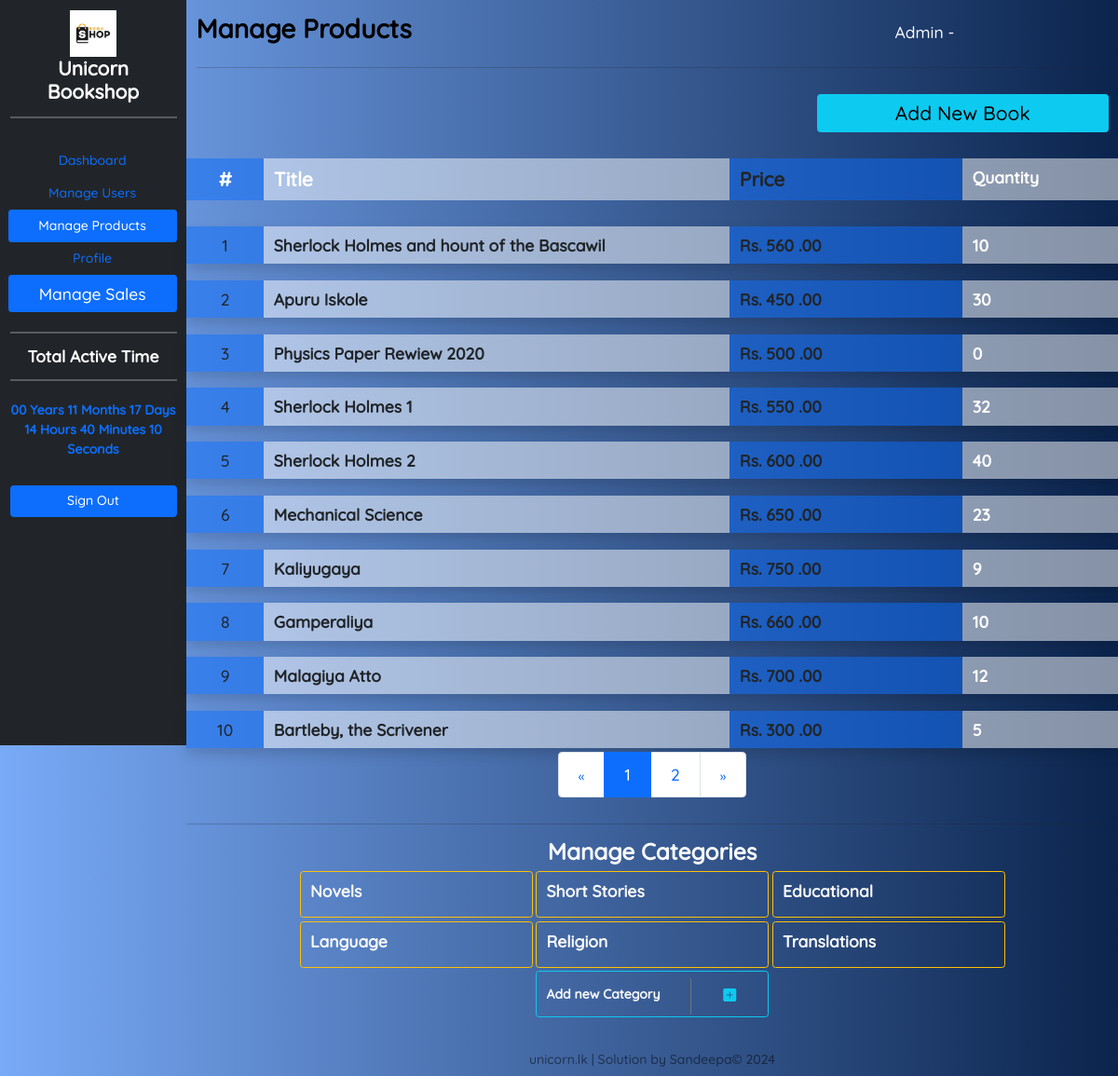
The page /bookshop/manageProducts.php on the database its author committed.
### tables this page shows
CREATE TABLE IF NOT EXISTS `product` (
  `id` int NOT NULL AUTO_INCREMENT,
  `price` double DEFAULT NULL,
  `qty` int DEFAULT NULL,
  `description` text,
  `title` varchar(100) DEFAULT NULL,
  `datetime_added` datetime DEFAULT NULL,
  `delivery_fee_colombo` double DEFAULT NULL,
  `delivery_fee_other` double DEFAULT NULL,
  `category_cat_id` int NOT NULL,
  `author_has_publisher_id` int NOT NULL,
  `status_status_id` int NOT NULL,
  `admin_email` varchar(100) NOT NULL,
  PRIMARY KEY (`id`),
  KEY `fk_product_category1_idx` (`category_cat_id`),
  KEY `fk_product_model_has_brand1_idx` (`author_has_publisher_id`),
  KEY `fk_product_status1_idx` (`status_status_id`),
  KEY `fk_product_admin1_idx` (`admin_email`),
  CONSTRAINT `fk_product_admin1` FOREIGN KEY (`admin_email`) REFERENCES `admin` (`email`),
  CONSTRAINT `fk_product_category1` FOREIGN KEY (`category_cat_id`) REFERENCES `category` (`cat_id`),
  CONSTRAINT `fk_product_model_has_brand1` FOREIGN KEY (`author_has_publisher_id`) REFERENCES `author_has_publisher` (`id`),
  CONSTRAINT `fk_product_status1` FOREIGN KEY (`status_status_id`) REFERENCES `status` (`status_id`)
);

CREATE TABLE IF NOT EXISTS `category` (
  `cat_id` int NOT NULL AUTO_INCREMENT,
  `cat_name` varchar(50) DEFAULT NULL,
  PRIMARY KEY (`cat_id`)
);

### bookshop/Database.php (called while the page is built, shortened)
<?php
class Connection {
    private static $server = "localhost";
    private static $user = "root";
    private static $password = "password";
    private static $db = "bookshop";
    public static $connection;
    private static function createConnection(){
        if (!isset($connection)){
             Connection::$connection = new mysqli(Connection::$server, Connection::$user, Connection::$password, Connection::$db);
            }
    }
    public static function select($query){
        return Connection::$connection->query($query);
    }
}
?>

### bookshop/manageProducts.php (the view, shortened to what this page needs)
<?php
include "Database.php";
?>
<!DOCTYPE html>
<html>
<head>
    <link rel="stylesheet" href="bootstrap.css" />
    <link rel="stylesheet" href="https://cdn.jsdelivr.net/npm/bootstrap-icons@1.9.1/font/bootstrap-icons.css">
    <link rel="stylesheet" href="style.css" />
</head>
<body style="background-color: #74EBD5;background-image: linear-gradient(90deg,#79aaf7 0%,#0b244d 100%);">
    <div class="container-fluid">
        <div class="row">
            <div class="col-12 col-lg-2">
                <div class="row">
                    <div class="col-12 align-items-start bg-dark vh-100">
                        <div class="row g-1 text-center">
                            <div class="col-12 mt-3">
                                <div class="adminLogo"></div>
                                <h4 class="text-white fw-bold">Unicorn Bookshop</h4>
                                <hr class="border border-1 border-white" />
                            </div>
                            <div class="nav flex-column nav-pills me-3 mt-3" role="tablist" aria-orientation="vertical">
                                <nav class="nav flex-column">
                                    <a class="nav-link" aria-current="page" href="adminPanel.php">Dashboard</a>
                                    <a class="nav-link" href="manageUsers.php">Manage Users</a>
                                    <a class="nav-link active" href="manageProducts.php">Manage Products</a>
                                    <a class="nav-link" href="#" data-bs-toggle="modal" data-bs-target="#profileModal">Profile</a>
                                    <a class="nav-link active fs-5" href="manageSales.php">Manage Sales</a>
                                </nav>
                            </div>
                            <div class="col-12 mt-2">
                                <hr class="border border-1 border-white" />
                                <h5 class="text-white fw-bold">Total Active Time</h5>
                                <hr class="border border-1 border-white" />
                            </div>
                            <div class="col-12 mt-2 d-grid">
                                <?php
                                $start_date = new DateTime("2023-12-15 19:00:00");
                                $tdate = new DateTime();
                                $tz = new DateTimeZone("Asia/Colombo");
                                $tdate->setTimezone($tz);
                                $end_date = new DateTime($tdate->format("Y-m-d H:i:s"));
                                $difference = $end_date->diff($start_date);
                                ?>
                                <label class="form-label fw-bold text-primary">
                                    <?php
                                    echo $difference->format('%Y') . " Years " . $difference->format('%m') . " Months " .
                                        $difference->format('%d') . " Days " . $difference->format('%H') . " Hours " .
                                        $difference->format('%i') . " Minutes " . $difference->format('%s') . " Seconds";
                                    ?>
                                </label>
                            </div>
                            <div class="col-12 mt-4">
                                <a class="btn btn-primary col-12" href="adminSignOutProcess.php">Sign Out</a>
                            </div>
                        </div>
                    </div>
                </div>
            </div>
            <div class="col-12 col-lg-10">
                <div class="row">
                    <div class="text-black fw-bold mb-1 mt-3 col-9">
                        <h2 class="fw-bold">Manage Products</h2>
                    </div>
                    <div class="col-3 mt-4 mb-1 align-self-center" id="dashName">
                        <h4 class="text-light fs-5">Admin - <?php echo $_SESSION["au"]["fname"] . " " . $_SESSION["au"]["lname"]; ?></h4>
                    </div>
                    <div class="col-12">
                        <hr />
                    </div>
                    <form action="addProduct.php">
                        <div class="col-12 mt-3">
                            <div class="row justify-content-end">
                                <div class="col-12 col-lg-4 mb-3 text-end">
                                    <div class="row">
                                        <div class="col-12 d-grid">
                                            <button class="btn btn-info fs-4 p-1" type="submit">Add New Book</button>
                                        </div>
                                    </div>
                                </div>
                            </div>
                        </div>
                    </form>
                    <div class="col-12 mt-3 mb-3">
                        <div class="row">
                            <div class="col-2 col-lg-1 bg-primary bg-opacity-50 py-2 text-center">
                                <span class="fs-4 fw-bold text-white">#</span>
                            </div>
                            <div class="col-6 col-lg-6 bg-white bg-opacity-50 py-2">
                                <span class="fs-4 fw-bold text-white">Title</span>
                            </div>
                            <div class="col-2 col-lg-3 bg-primary bg-opacity-50 py-2">
                                <span class="fs-4 fw-bold">Price</span>
                            </div>
                            <div class="col-2 bg-white bg-opacity-50 py-2">
                                <span class="fs-5 fw-bold text-white">Quantity</span>
                            </div>
                        </div>
                    </div>
                    <?php
                    $query = "SELECT * FROM `product`";
                    if (isset($_GET["page"])) {
                        $pageno = $_GET["page"];
                    } else {
                        $pageno = 1;
                    }
                    $product_rs = Connection::select($query);
                    $product_num = $product_rs->num_rows;
                    $results_per_page = 10;
                    $number_of_pages = ceil($product_num / $results_per_page);
                    $page_results = ($pageno - 1) * $results_per_page;
                    $selected_rs = Connection::select($query . " LIMIT " . $results_per_page . " OFFSET " . $page_results . "");
                    $selected_num = $selected_rs->num_rows;
                    for ($x = 0; $x < $selected_num; $x++) {
                        $selected_data = $selected_rs->fetch_assoc();
                    ?>
                        <div class="col-12 mt-3 mb-1 shadow" data-bs-toggle="collapse" data-bs-target="#collapseExample<?php echo ($x) ?>" aria-expanded="false" aria-controls="collapseExample<?php echo ($x) ?>">
                            <div class=" row">
                                <div class="col-2 col-lg-1 bg-primary bg-opacity-50 py-2 text-center">
                                    <span class="fs-5 text-dark"><?php echo $x + 1; ?></span>
                                </div>
                                <div class="col-6 col-lg-6 bg-white bg-opacity-50 py-2">
                                    <?php
                                if ($selected_data["status_status_id"] == 1) {
                                    ?>
                                        <span class="fs-5 fw-bold text-dark"><?php echo $selected_data["title"]; ?></span>
                                    <?php
                                    } else {
                                    ?>
                                        <span class="fs-5 fw-bold text-danger"><?php echo $selected_data["title"]; ?></span>
                                    <?php
                                    }
                                    ?>
                                </div>
                                <div class="col-2 col-lg-3 bg-primary bg-opacity-50 py-2">
                                    <span class="fs-5 fw-bold">Rs. <?php echo $selected_data["price"]; ?> .00</span>
                                </div>
                                <div class="col-2 col-lg-2 bg-white bg-opacity-50 py-2">
                                    <span class="fs-5 fw-bold text-white"><?php echo $selected_data["qty"]; ?></span>
                                </div>
                            </div>
                        </div>
                    <?php
                    }
                    ?>
                    <div class="offset-2 offset-lg-3 col-8 col-lg-6 text-center mb-3">
                        <nav aria-label="Page navigation example">
                            <ul class="pagination pagination-lg justify-content-center">
                                <li class="page-item">
                                    <a class="page-link" href="
                            <?php if ($pageno <= 1) {
                                echo ("#");
                            } else {
                                echo "?page=" . ($pageno - 1);
                            } ?>
                            " aria-label="Previous">
                                        <span aria-hidden="true">&laquo;</span>
                                    </a>
                                </li>
                                <?php
                                for ($x = 1; $x <= $number_of_pages; $x++) {
                                    if ($x == $pageno) {
                                ?>
                                        <li class="page-item active">
                                            <a class="page-link" href="<?php echo "?page=" . ($x); ?>"><?php echo $x; ?></a>
                                        </li>
                                    <?php
                                    } else {
                                    ?>
                                        <li class="page-item">
                                            <a class="page-link" href="<?php echo "?page=" . ($x); ?>"><?php echo $x; ?></a>
                                        </li>
                                <?php
                                    }
                                }
                                ?>
                                <li class="page-item">
                                    <a class="page-link" href="
                            <?php if ($pageno >= $number_of_pages) {
                                echo ("#");
                            } else {
                                echo "?page=" . ($pageno + 1);
                            } ?>
                            " aria-label="Next">
                                        <span aria-hidden="true">&raquo;</span>
                                    </a>
                                </li>
                            </ul>
                        </nav>
                    </div>
                    <hr />
                    <div class="col-12 text-center">
                        <h3 class="text-light fw-bold">Manage Categories</h3>
                    </div>
                    <div class="col-12 mb-3">
                        <div class="row gap-1 justify-content-center">
                            <?php
                            $category_rs = Connection::select("SELECT * FROM `category`");
                            $category_num = $category_rs->num_rows;
                            for ($x = 0; $x < $category_num; $x++) {
                                $category_data = $category_rs->fetch_assoc();
                            ?>
                                <div class="col-12 col-lg-3 border border-warning rounded" style="height: 50px;">
                                    <div class="row">
                                        <div class="col-8 mt-2 mb-2">
                                            <label class="form-label fw-bold fs-5 text-light"><?php echo $category_data["cat_name"]; ?></label>
                                        </div>
                                    </div>
                                </div>
                            <?php
                            }
                            ?>
                            <div class="col-12 col-lg-3 border border-info rounded" style="height: 50px;" onclick="addNewCategory();">
                                <div class="row">
                                    <div class="col-8 mt-3 mb-2">
                                        <label class="form-label fw-bold text-light">Add new Category</label>
                                    </div>
                                    <div class="col-4 border-start border-secondary text-center mt-2 mb-2">
                                        <label class="form-label fs-4"><i class="bi bi-plus-square-fill text-info"></i></label>
                                    </div>
                                </div>
                            </div>
                        </div>
                    </div>
                </div>
                <div class="col-lg-12 text-center text-black-50 mt-4 mb-2">
                        <label>unicorn.lk | Solution by Sandeepa&copy; <?php echo (date("Y")) ?></label>
                    </div>
            </div>
        </div>
    </div>
</body>
</html>

### bookshop/style.css (style rules this page uses)
* { font-family: "Quicksand"; font-size: 14px; }
.adminLogo { height: 50px; background-image: url("logo.jpg"); background-position: center; background-size: contain; background-repeat: no-repeat; }

### rows shown on the page
product: title "Sherlock Holmes and hount of the Bascawil", price "560", qty "10"
product: title "Apuru Iskole", price "450", qty "30"
product: title "Physics Paper Rewiew 2020", price "500", qty "0"
product: title "Sherlock Holmes 1", price "550", qty "32"
product: title "Sherlock Holmes 2", price "600", qty "40"
product: title "Mechanical Science", price "650", qty "23"
product: title "Kaliyugaya", price "750", qty "9"
product: title "Gamperaliya", price "660", qty "10"
product: title "Malagiya Atto", price "700", qty "12"
product: title "Bartleby, the Scrivener", price "300", qty "5"
category: cat_name "Novels"
category: cat_name "Short Stories"
category: cat_name "Educational"
category: cat_name "Language"
category: cat_name "Religion"
category: cat_name "Translations"
